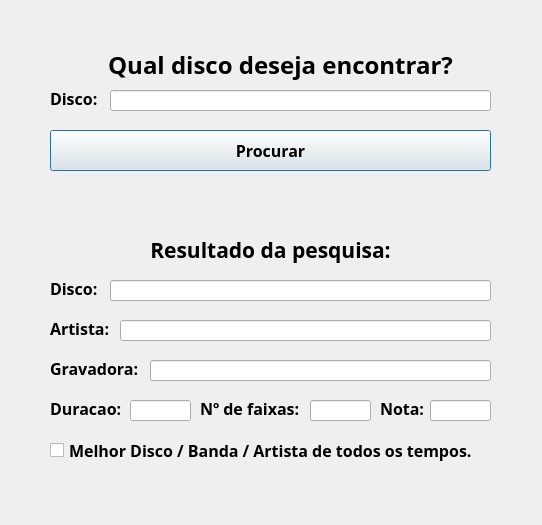
<?xml version="1.0" encoding="UTF-8"?>
<ui version="4.0">
 <class>Dialog</class>
 <widget class="QDialog" name="Dialog">
  <property name="geometry">
   <rect>
    <x>0</x>
    <y>0</y>
    <width>542</width>
    <height>525</height>
   </rect>
  </property>
  <property name="window_title">
   <string>Procurar Disco</string>
  </property>
  <widget class="QPushButton" name="search_btn">
   <property name="geometry">
    <rect>
     <x>50</x>
     <y>130</y>
     <width>441</width>
     <height>41</height>
    </rect>
   </property>
   <property name="font">
    <font>
     <family>Noto Sans</family>
     <pointsize>12</pointsize>
     <weight>75</weight>
     <bold>true</bold>
    </font>
   </property>
   <property name="text">
    <string>Procurar</string>
   </property>
  </widget>
  <widget class="QLabel" name="remove_record">
   <property name="geometry">
    <rect>
     <x>50</x>
     <y>90</y>
     <width>54</width>
     <height>17</height>
    </rect>
   </property>
   <property name="font">
    <font>
     <family>Noto Sans</family>
     <pointsize>12</pointsize>
     <weight>75</weight>
     <bold>true</bold>
    </font>
   </property>
   <property name="text">
    <string>Disco:</string>
   </property>
  </widget>
  <widget class="QLineEdit" name="search_input">
   <property name="geometry">
    <rect>
     <x>110</x>
     <y>90</y>
     <width>381</width>
     <height>21</height>
    </rect>
   </property>
  </widget>
  <widget class="QLabel" name="main_title">
   <property name="geometry">
    <rect>
     <x>100</x>
     <y>40</y>
     <width>361</width>
     <height>51</height>
    </rect>
   </property>
   <property name="font">
    <font>
     <family>Noto Sans</family>
     <pointsize>16</pointsize>
     <weight>75</weight>
     <bold>true</bold>
    </font>
   </property>
   <property name="text">
    <string>&lt;html&gt;&lt;head/&gt;&lt;body&gt;&lt;p align=&quot;center&quot;&gt;&lt;span style=&quot; font-size:18pt;&quot;&gt;Qual disco deseja encontrar?&lt;/span&gt;&lt;/p&gt;&lt;/body&gt;&lt;/html&gt;</string>
   </property>
  </widget>
  <widget class="QLabel" name="record_label">
   <property name="geometry">
    <rect>
     <x>50</x>
     <y>360</y>
     <width>101</width>
     <height>17</height>
    </rect>
   </property>
   <property name="font">
    <font>
     <family>Noto Sans</family>
     <pointsize>12</pointsize>
     <weight>75</weight>
     <bold>true</bold>
    </font>
   </property>
   <property name="text">
    <string>Gravadora:</string>
   </property>
  </widget>
  <widget class="QCheckBox" name="goat_box_show">
   <property name="geometry">
    <rect>
     <x>50</x>
     <y>440</y>
     <width>451</width>
     <height>21</height>
    </rect>
   </property>
   <property name="font">
    <font>
     <family>Noto Sans</family>
     <pointsize>12</pointsize>
     <weight>75</weight>
     <bold>true</bold>
    </font>
   </property>
   <property name="text">
    <string>Melhor Disco / Banda / Artista de todos os tempos.</string>
   </property>
  </widget>
  <widget class="QLineEdit" name="artist_show">
   <property name="geometry">
    <rect>
     <x>120</x>
     <y>320</y>
     <width>371</width>
     <height>21</height>
    </rect>
   </property>
  </widget>
  <widget class="QLineEdit" name="score_show">
   <property name="geometry">
    <rect>
     <x>430</x>
     <y>400</y>
     <width>61</width>
     <height>21</height>
    </rect>
   </property>
  </widget>
  <widget class="QLineEdit" name="duration_show">
   <property name="geometry">
    <rect>
     <x>130</x>
     <y>400</y>
     <width>61</width>
     <height>21</height>
    </rect>
   </property>
  </widget>
  <widget class="QLabel" name="artist">
   <property name="geometry">
    <rect>
     <x>50</x>
     <y>320</y>
     <width>71</width>
     <height>17</height>
    </rect>
   </property>
   <property name="font">
    <font>
     <family>Noto Sans</family>
     <pointsize>12</pointsize>
     <weight>75</weight>
     <bold>true</bold>
    </font>
   </property>
   <property name="text">
    <string>Artista:</string>
   </property>
  </widget>
  <widget class="QLineEdit" name="track_show">
   <property name="geometry">
    <rect>
     <x>310</x>
     <y>400</y>
     <width>61</width>
     <height>21</height>
    </rect>
   </property>
  </widget>
  <widget class="QLineEdit" name="record_show">
   <property name="geometry">
    <rect>
     <x>110</x>
     <y>280</y>
     <width>381</width>
     <height>21</height>
    </rect>
   </property>
  </widget>
  <widget class="QLabel" name="tracks">
   <property name="geometry">
    <rect>
     <x>200</x>
     <y>400</y>
     <width>101</width>
     <height>17</height>
    </rect>
   </property>
   <property name="font">
    <font>
     <family>Noto Sans</family>
     <pointsize>12</pointsize>
     <weight>75</weight>
     <bold>true</bold>
    </font>
   </property>
   <property name="text">
    <string>Nº de faixas:</string>
   </property>
  </widget>
  <widget class="QLabel" name="duration">
   <property name="geometry">
    <rect>
     <x>50</x>
     <y>400</y>
     <width>91</width>
     <height>17</height>
    </rect>
   </property>
   <property name="font">
    <font>
     <family>Noto Sans</family>
     <pointsize>12</pointsize>
     <weight>75</weight>
     <bold>true</bold>
    </font>
   </property>
   <property name="text">
    <string>Duracao:</string>
   </property>
  </widget>
  <widget class="QLabel" name="info_show">
   <property name="geometry">
    <rect>
     <x>40</x>
     <y>210</y>
     <width>461</width>
     <height>81</height>
    </rect>
   </property>
   <property name="font">
    <font>
     <family>Noto Sans</family>
     <pointsize>16</pointsize>
     <weight>75</weight>
     <bold>true</bold>
    </font>
   </property>
   <property name="text">
    <string>&lt;html&gt;&lt;head/&gt;&lt;body&gt;&lt;p align=&quot;center&quot;&gt;Resultado da pesquisa:&lt;/p&gt;&lt;/body&gt;&lt;/html&gt;</string>
   </property>
  </widget>
  <widget class="QLabel" name="add_record">
   <property name="geometry">
    <rect>
     <x>50</x>
     <y>280</y>
     <width>54</width>
     <height>17</height>
    </rect>
   </property>
   <property name="font">
    <font>
     <family>Noto Sans</family>
     <pointsize>12</pointsize>
     <weight>75</weight>
     <bold>true</bold>
    </font>
   </property>
   <property name="text">
    <string>Disco:</string>
   </property>
  </widget>
  <widget class="QLabel" name="grade">
   <property name="geometry">
    <rect>
     <x>380</x>
     <y>400</y>
     <width>71</width>
     <height>17</height>
    </rect>
   </property>
   <property name="font">
    <font>
     <family>Noto Sans</family>
     <pointsize>12</pointsize>
     <weight>75</weight>
     <bold>true</bold>
    </font>
   </property>
   <property name="text">
    <string>Nota:</string>
   </property>
  </widget>
  <widget class="QLineEdit" name="record_label_show">
   <property name="geometry">
    <rect>
     <x>150</x>
     <y>360</y>
     <width>341</width>
     <height>21</height>
    </rect>
   </property>
  </widget>
 </widget>
 <resources/>
 <connections/>
</ui>
